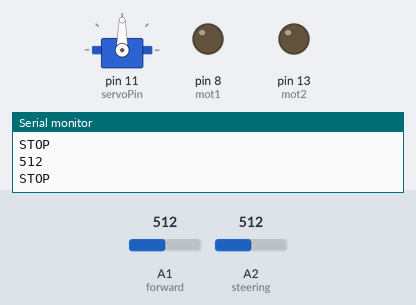
The sketch below on a simulated Arduino Uno, built with avr-gcc and run on an emulated ATmega328P. Parts: servo, output pins drawn as LEDs (lit = HIGH), the last lines printed to the serial monitor. Inputs (shaded band) come from the test bench; at power-on: A1 (forward) = 512, A2 (steering) = 512.

Above: at 1.2 s.
1.3 s: A1 (forward) set to 801
2.8 s: A1 (forward) set to 824
At 3.9 s:
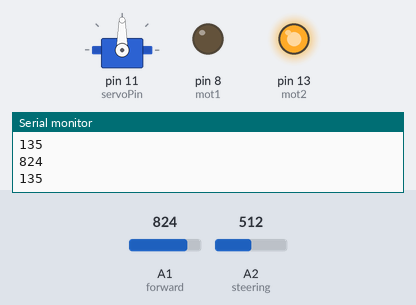
4.3 s: A2 (steering) set to 883
5.8 s: A2 (steering) set to 919
At 7.0 s:
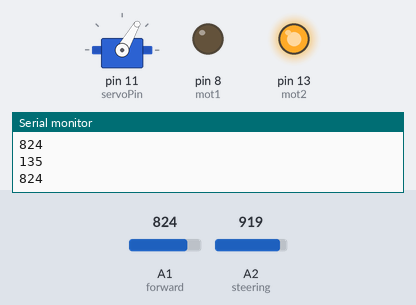
7.3 s: A1 (forward) set to 716
At 8.5 s:
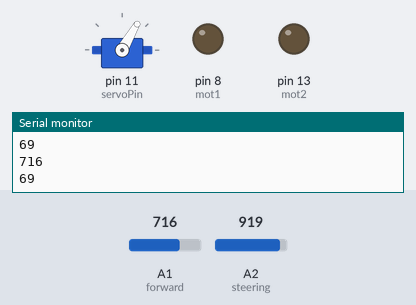
8.8 s: A2 (steering) set to 90
At 9.2 s:
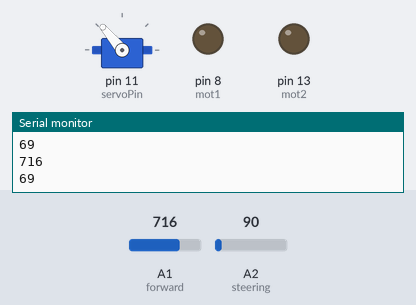
Timing chart, 0 to 11.3 s (numbered marks = the images above; inputs shaded):
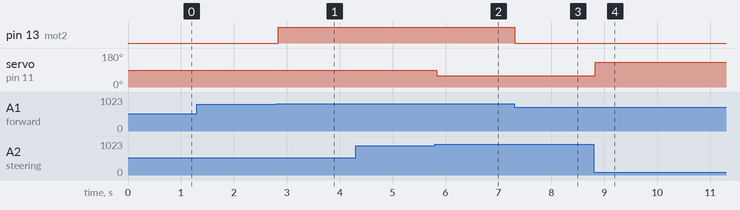

Measured:
- the behaviour switches between 812 and 813 on A1 (forward) (found by bisection; images 0 and 1)
- the behaviour switches between 900 and 901 on A2 (steering) (found by bisection; images 1 and 2)
- after the input at 2.8 s, pin 13 (mot2): LOW → HIGH at once
- after the input at 5.8 s, servo on pin 11 (servoPin): 90° → 60° at once
- after the input at 7.3 s, pin 13 (mot2): HIGH → LOW at once
- after the input at 8.8 s, servo on pin 11 (servoPin): 60° → 130° at once

The sketch:

servo.ino
```cpp
#include<Servo.h>

Servo servo;
int pos = 0;
int servoPin = 11;
int initialPos = 90;
int steering = A2, forward = A1, mot1 = 8, mot2=13;

void setup() {
  // put your setup code here, to run once:

  pinMode(steering, INPUT);
  pinMode(forward, INPUT);
  pinMode(mot1, OUTPUT);
  pinMode(mot2, OUTPUT);
  servo.attach(servoPin);
  Serial.begin(9600);
  servo.write(initialPos);
}

void loop() {
  // put your main code here, to run repeatedly:
  //int servopos = floor(map(analogRead(A0),0,1023,76,120));
  int joyx = analogRead(steering);
  int joyy = analogRead(forward);
  if(joyx < 100)
    servo.write(130);
  else if (joyx > 900){
    servo.write(60);
  } else {
    servo.write(90);
  }
  Serial.println(joyy);
  if(joyy < 400){
    analogWrite(mot1, map(joyy, 0, 400, 255, 0));
    analogWrite(mot2, 0);
    Serial.println(map(joyy, 0, 400, 255, 0));
  } else if (joyy > 600){
    analogWrite(mot2, map(joyy, 600, 1023, 0, 255));
    analogWrite(mot1, 0);
    Serial.println(map(joyy, 600, 1023, 0, 255));
  } else{
    analogWrite(mot1, 0);
    analogWrite(mot2, 0);
    Serial.println("STOP");
  }
  //servo.write(servopos);
  //Serial.println(servopos);
  delay(50);

}
```
